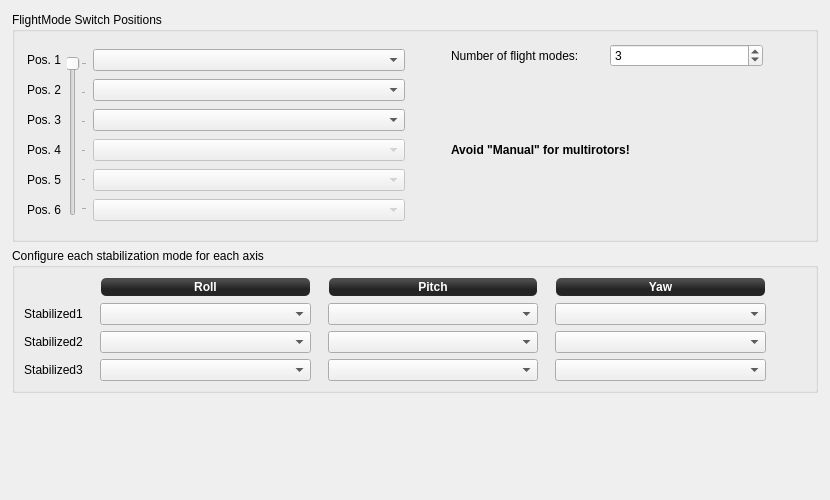
         <widget class="QWidget" name="scrollAreaWidgetContents_3">
          <property name="geometry">
           <rect>
            <x>0</x>
            <y>0</y>
            <width>830</width>
            <height>500</height>
           </rect>
          </property>
          <layout class="QGridLayout" name="gridLayout_7" rowstretch="1,0,0">
           <property name="margin">
            <number>12</number>
           </property>
           <item row="1" column="0">
            <widget class="QGroupBox" name="groupBox">
             <property name="styleSheet">
              <string notr="true"/>
             </property>
             <property name="title">
              <string>Configure each stabilization mode for each axis</string>
             </property>
             <layout class="QGridLayout" name="gridLayout_2" columnstretch="0,0,1,0,1,0,1,0">
              <property name="leftMargin">
               <number>9</number>
              </property>
              <property name="horizontalSpacing">
               <number>12</number>
              </property>
              <item row="2" column="1">
               <spacer name="horizontalSpacer_11">
                <property name="orientation">
                 <enum>Qt::Horizontal</enum>
                </property>
                <property name="sizeType">
                 <enum>QSizePolicy::Minimum</enum>
                </property>
                <property name="sizeHint" stdset="0">
                 <size>
                  <width>5</width>
                  <height>20</height>
                 </size>
                </property>
               </spacer>
              </item>
              <item row="3" column="2">
               <widget class="QComboBox" name="fmsSsPos3Roll">
                <property name="focusPolicy">
                 <enum>Qt::StrongFocus</enum>
                </property>
               </widget>
              </item>
              <item row="0" column="6">
               <widget class="QLabel" name="label_10">
                <property name="minimumSize">
                 <size>
                  <width>0</width>
                  <height>20</height>
                 </size>
                </property>
                <property name="maximumSize">
                 <size>
                  <width>16777215</width>
                  <height>20</height>
                 </size>
                </property>
                <property name="styleSheet">
                 <string notr="true">background-color: qlineargradient(spread:reflect, x1:0.507, y1:0, x2:0.507, y2:0.772, stop:0.208955 rgba(74, 74, 74, 255), stop:0.78607 rgba(36, 36, 36, 255));
color: rgb(255, 255, 255);
border-radius: 5;
font: bold 12px;
margin:1px;</string>
                </property>
                <property name="text">
                 <string>Yaw</string>
                </property>
                <property name="alignment">
                 <set>Qt::AlignCenter</set>
                </property>
               </widget>
              </item>
              <item row="2" column="3">
               <spacer name="horizontalSpacer_12">
                <property name="orientation">
                 <enum>Qt::Horizontal</enum>
                </property>
                <property name="sizeHint" stdset="0">
                 <size>
                  <width>5</width>
                  <height>20</height>
                 </size>
                </property>
               </spacer>
              </item>
              <item row="1" column="0">
               <widget class="QLabel" name="label_14">
                <property name="text">
                 <string>Stabilized1</string>
                </property>
                <property name="alignment">
                 <set>Qt::AlignCenter</set>
                </property>
               </widget>
              </item>
              <item row="2" column="5">
               <spacer name="horizontalSpacer_13">
                <property name="orientation">
                 <enum>Qt::Horizontal</enum>
                </property>
                <property name="sizeHint" stdset="0">
                 <size>
                  <width>5</width>
                  <height>20</height>
                 </size>
                </property>
               </spacer>
              </item>
              <item row="3" column="6">
               <widget class="QComboBox" name="fmsSsPos3Yaw">
                <property name="focusPolicy">
                 <enum>Qt::StrongFocus</enum>
                </property>
               </widget>
              </item>
              <item row="2" column="0">
               <widget class="QLabel" name="label_21">
                <property name="text">
                 <string>Stabilized2</string>
                </property>
                <property name="alignment">
                 <set>Qt::AlignCenter</set>
                </property>
               </widget>
              </item>
              <item row="3" column="4">
               <widget class="QComboBox" name="fmsSsPos3Pitch">
                <property name="focusPolicy">
                 <enum>Qt::StrongFocus</enum>
                </property>
               </widget>
              </item>
              <item row="2" column="6">
               <widget class="QComboBox" name="fmsSsPos2Yaw">
                <property name="focusPolicy">
                 <enum>Qt::StrongFocus</enum>
                </property>
               </widget>
              </item>
              <item row="0" column="4">
               <widget class="QLabel" name="label_9">
                <property name="minimumSize">
                 <size>
                  <width>0</width>
                  <height>20</height>
                 </size>
                </property>
                <property name="maximumSize">
                 <size>
                  <width>16777215</width>
                  <height>20</height>
                 </size>
                </property>
                <property name="styleSheet">
                 <string notr="true">background-color: qlineargradient(spread:reflect, x1:0.507, y1:0, x2:0.507, y2:0.772, stop:0.208955 rgba(74, 74, 74, 255), stop:0.78607 rgba(36, 36, 36, 255));
color: rgb(255, 255, 255);
border-radius: 5;
font: bold 12px;
margin:1px;</string>
                </property>
                <property name="text">
                 <string>Pitch</string>
                </property>
                <property name="alignment">
                 <set>Qt::AlignCenter</set>
                </property>
               </widget>
              </item>
              <item row="0" column="2">
               <widget class="QLabel" name="label_8">
                <property name="minimumSize">
                 <size>
                  <width>0</width>
                  <height>20</height>
                 </size>
                </property>
                <property name="maximumSize">
                 <size>
                  <width>16777215</width>
                  <height>20</height>
                 </size>
                </property>
                <property name="styleSheet">
                 <string notr="true">background-color: qlineargradient(spread:reflect, x1:0.507, y1:0, x2:0.507, y2:0.772, stop:0.208955 rgba(74, 74, 74, 255), stop:0.78607 rgba(36, 36, 36, 255));
color: rgb(255, 255, 255);
border-radius: 5;
font: bold 12px;
margin:1px;</string>
                </property>
                <property name="text">
                 <string>Roll</string>
                </property>
                <property name="alignment">
                 <set>Qt::AlignCenter</set>
                </property>
               </widget>
              </item>
              <item row="2" column="4">
               <widget class="QComboBox" name="fmsSsPos2Pitch">
                <property name="focusPolicy">
                 <enum>Qt::StrongFocus</enum>
                </property>
               </widget>
              </item>
              <item row="1" column="6">
               <widget class="QComboBox" name="fmsSsPos1Yaw">
                <property name="minimumSize">
                 <size>
                  <width>102</width>
                  <height>0</height>
                 </size>
                </property>
                <property name="focusPolicy">
                 <enum>Qt::StrongFocus</enum>
                </property>
               </widget>
              </item>
              <item row="2" column="2">
               <widget class="QComboBox" name="fmsSsPos2Roll">
                <property name="focusPolicy">
                 <enum>Qt::StrongFocus</enum>
                </property>
               </widget>
              </item>
              <item row="1" column="2">
               <widget class="QComboBox" name="fmsSsPos1Roll">
                <property name="minimumSize">
                 <size>
                  <width>102</width>
                  <height>0</height>
                 </size>
                </property>
                <property name="focusPolicy">
                 <enum>Qt::StrongFocus</enum>
                </property>
               </widget>
              </item>
              <item row="1" column="4">
               <widget class="QComboBox" name="fmsSsPos1Pitch">
                <property name="minimumSize">
                 <size>
                  <width>102</width>
                  <height>0</height>
                 </size>
                </property>
                <property name="focusPolicy">
                 <enum>Qt::StrongFocus</enum>
                </property>
               </widget>
              </item>
              <item row="3" column="0">
               <widget class="QLabel" name="label_22">
                <property name="text">
                 <string>Stabilized3</string>
                </property>
                <property name="alignment">
                 <set>Qt::AlignCenter</set>
                </property>
               </widget>
              </item>
              <item row="2" column="7">
               <spacer name="horizontalSpacer_14">
                <property name="orientation">
                 <enum>Qt::Horizontal</enum>
                </property>
                <property name="sizeHint" stdset="0">
                 <size>
                  <width>40</width>
                  <height>20</height>
                 </size>
                </property>
               </spacer>
              </item>
             </layout>
            </widget>
           </item>
           <item row="0" column="0">
            <widget class="QGroupBox" name="groupBox_2">
             <property name="minimumSize">
              <size>
               <width>0</width>
               <height>230</height>
              </size>
             </property>
             <property name="maximumSize">
              <size>
               <width>16777215</width>
               <height>230</height>
              </size>
             </property>
             <property name="title">
              <string>FlightMode Switch Positions</string>
             </property>
             <layout class="QGridLayout" name="gridLayout_4" rowstretch="0,0,0" columnstretch="0,0,1,0,1,0">
              <property name="margin">
               <number>12</number>
              </property>
              <item row="0" column="0" rowspan="3">
               <layout class="QVBoxLayout" name="verticalLayout_9" stretch="0,0,0,0,0,0">
                <item>
                 <widget class="QLabel" name="label_pos1">
                  <property name="sizePolicy">
                   <sizepolicy hsizetype="Preferred" vsizetype="Maximum">
                    <horstretch>0</horstretch>
                    <verstretch>0</verstretch>
                   </sizepolicy>
                  </property>
                  <property name="minimumSize">
                   <size>
                    <width>0</width>
                    <height>16</height>
                   </size>
                  </property>
                  <property name="maximumSize">
                   <size>
                    <width>16777215</width>
                    <height>16</height>
                   </size>
                  </property>
                  <property name="text">
                   <string>Pos. 1</string>
                  </property>
                 </widget>
                </item>
                <item>
                 <widget class="QLabel" name="label_pos2">
                  <property name="sizePolicy">
                   <sizepolicy hsizetype="Preferred" vsizetype="Maximum">
                    <horstretch>0</horstretch>
                    <verstretch>0</verstretch>
                   </sizepolicy>
                  </property>
                  <property name="minimumSize">
                   <size>
                    <width>16</width>
                    <height>16</height>
                   </size>
                  </property>
                  <property name="maximumSize">
                   <size>
                    <width>16777215</width>
                    <height>16</height>
                   </size>
                  </property>
                  <property name="text">
                   <string>Pos. 2</string>
                  </property>
                 </widget>
                </item>
                <item>
                 <widget class="QLabel" name="label_pos3">
                  <property name="sizePolicy">
                   <sizepolicy hsizetype="Preferred" vsizetype="Maximum">
                    <horstretch>0</horstretch>
                    <verstretch>0</verstretch>
                   </sizepolicy>
                  </property>
                  <property name="minimumSize">
                   <size>
                    <width>0</width>
                    <height>16</height>
                   </size>
                  </property>
                  <property name="maximumSize">
                   <size>
                    <width>16777215</width>
                    <height>16</height>
                   </size>
                  </property>
                  <property name="text">
                   <string>Pos. 3</string>
                  </property>
                 </widget>
                </item>
                <item>
                 <widget class="QLabel" name="label_pos4">
                  <property name="sizePolicy">
                   <sizepolicy hsizetype="Preferred" vsizetype="Maximum">
                    <horstretch>0</horstretch>
                    <verstretch>0</verstretch>
                   </sizepolicy>
                  </property>
                  <property name="minimumSize">
                   <size>
                    <width>0</width>
                    <height>16</height>
                   </size>
                  </property>
                  <property name="maximumSize">
                   <size>
                    <width>16777215</width>
                    <height>16</height>
                   </size>
                  </property>
                  <property name="text">
                   <string>Pos. 4</string>
                  </property>
                 </widget>
                </item>
                <item>
                 <widget class="QLabel" name="label_pos5">
                  <property name="sizePolicy">
                   <sizepolicy hsizetype="Preferred" vsizetype="Maximum">
                    <horstretch>0</horstretch>
                    <verstretch>0</verstretch>
                   </sizepolicy>
                  </property>
                  <property name="minimumSize">
                   <size>
                    <width>0</width>
                    <height>16</height>
                   </size>
                  </property>
                  <property name="maximumSize">
                   <size>
                    <width>16777215</width>
                    <height>16</height>
                   </size>
                  </property>
                  <property name="text">
                   <string>Pos. 5</string>
                  </property>
                 </widget>
                </item>
                <item>
                 <widget class="QLabel" name="label_pos6">
                  <property name="sizePolicy">
                   <sizepolicy hsizetype="Preferred" vsizetype="Maximum">
                    <horstretch>0</horstretch>
                    <verstretch>0</verstretch>
                   </sizepolicy>
                  </property>
                  <property name="minimumSize">
                   <size>
                    <width>0</width>
                    <height>16</height>
                   </size>
                  </property>
                  <property name="maximumSize">
                   <size>
                    <width>16777215</width>
                    <height>16</height>
                   </size>
                  </property>
                  <property name="text">
                   <string>Pos. 6</string>
                  </property>
                 </widget>
                </item>
               </layout>
              </item>
              <item row="1" column="1">
               <widget class="QSlider" name="fmsSlider">
                <property name="enabled">
                 <bool>false</bool>
                </property>
                <property name="maximumSize">
                 <size>
                  <width>16777215</width>
                  <height>160</height>
                 </size>
                </property>
                <property name="focusPolicy">
                 <enum>Qt::StrongFocus</enum>
                </property>
                <property name="toolTip">
                 <string>This slider moves when you move the flight mode switch
on your remote. It shows currently active flight mode.

Setup the flight mode channel on the RC Input tab if you have not done so already.</string>
                </property>
                <property name="minimum">
                 <number>0</number>
                </property>
                <property name="maximum">
                 <number>5</number>
                </property>
                <property name="pageStep">
                 <number>10</number>
                </property>
                <property name="value">
                 <number>0</number>
                </property>
                <property name="sliderPosition">
                 <number>0</number>
                </property>
                <property name="orientation">
                 <enum>Qt::Vertical</enum>
                </property>
                <property name="invertedAppearance">
                 <bool>true</bool>
                </property>
                <property name="tickPosition">
                 <enum>QSlider::TicksBelow</enum>
                </property>
                <property name="tickInterval">
                 <number>1</number>
                </property>
               </widget>
              </item>
              <item row="0" column="2" rowspan="3">
               <layout class="QVBoxLayout" name="verticalLayout_10">
                <property name="spacing">
                 <number>3</number>
                </property>
                <item>
                 <widget class="QComboBox" name="fmsModePos1">
                  <property name="focusPolicy">
                   <enum>Qt::StrongFocus</enum>
                  </property>
                  <property name="toolTip">
                   <string>Select the stabilization mode on this position (manual/stabilized/auto)</string>
                  </property>
                 </widget>
                </item>
                <item>
                 <widget class="QComboBox" name="fmsModePos2">
                  <property name="focusPolicy">
                   <enum>Qt::StrongFocus</enum>
                  </property>
                 </widget>
                </item>
                <item>
                 <widget class="QComboBox" name="fmsModePos3">
                  <property name="focusPolicy">
                   <enum>Qt::StrongFocus</enum>
                  </property>
                 </widget>
                </item>
                <item>
                 <widget class="QComboBox" name="fmsModePos4">
                  <property name="enabled">
                   <bool>false</bool>
                  </property>
                  <property name="focusPolicy">
                   <enum>Qt::StrongFocus</enum>
                  </property>
                  <property name="toolTip">
                   <string>Select the stabilization mode on this position (manual/stabilized/auto)</string>
                  </property>
                 </widget>
                </item>
                <item>
                 <widget class="QComboBox" name="fmsModePos5">
                  <property name="enabled">
                   <bool>false</bool>
                  </property>
                  <property name="focusPolicy">
                   <enum>Qt::StrongFocus</enum>
                  </property>
                 </widget>
                </item>
                <item>
                 <widget class="QComboBox" name="fmsModePos6">
                  <property name="enabled">
                   <bool>false</bool>
                  </property>
                  <property name="focusPolicy">
                   <enum>Qt::StrongFocus</enum>
                  </property>
                 </widget>
                </item>
               </layout>
              </item>
              <item row="1" column="3">
               <spacer name="horizontalSpacer_4">
                <property name="orientation">
                 <enum>Qt::Horizontal</enum>
                </property>
                <property name="sizeHint" stdset="0">
                 <size>
                  <width>40</width>
                  <height>20</height>
                 </size>
                </property>
               </spacer>
              </item>
              <item row="0" column="4" rowspan="3">
               <layout class="QGridLayout" name="gridLayout_5">
                <item row="0" column="0">
                 <layout class="QHBoxLayout" name="horizontalLayout_6">
                  <item>
                   <widget class="QLabel" name="label">
                    <property name="text">
                     <string>Number of flight modes:</string>
                    </property>
                   </widget>
                  </item>
                  <item>
                   <widget class="QSpinBox" name="fmsPosNum">
                    <property name="toolTip">
                     <string>Number of positions your FlightMode switch has.

Default is 3.

It will be 2 or 3 for most of setups, but it also can be up to 6.
In that case you have to configure your radio mixers so the whole range
from min to max is split into N equal intervals, and you may set arbitrary
channel value for each flight mode.</string>
                    </property>
                    <property name="minimum">
                     <number>1</number>
                    </property>
                    <property name="maximum">
                     <number>6</number>
                    </property>
                    <property name="value">
                     <number>3</number>
                    </property>
                   </widget>
                  </item>
                 </layout>
                </item>
                <item row="1" column="0">
                 <widget class="QLabel" name="label_15">
                  <property name="font">
                   <font>
                    <weight>75</weight>
                    <bold>true</bold>
                   </font>
                  </property>
                  <property name="text">
                   <string>Avoid &quot;Manual&quot; for multirotors!</string>
                  </property>
                  <property name="wordWrap">
                   <bool>true</bool>
                  </property>
                 </widget>
                </item>
               </layout>
              </item>
              <item row="2" column="1">
               <spacer name="verticalSpacer_4">
                <property name="orientation">
                 <enum>Qt::Vertical</enum>
                </property>
                <property name="sizeType">
                 <enum>QSizePolicy::Fixed</enum>
                </property>
                <property name="sizeHint" stdset="0">
                 <size>
                  <width>20</width>
                  <height>0</height>
                 </size>
                </property>
               </spacer>
              </item>
              <item row="0" column="1">
               <spacer name="verticalSpacer_6">
                <property name="orientation">
                 <enum>Qt::Vertical</enum>
                </property>
                <property name="sizeType">
                 <enum>QSizePolicy::Fixed</enum>
                </property>
                <property name="sizeHint" stdset="0">
                 <size>
                  <width>20</width>
                  <height>0</height>
                 </size>
                </property>
               </spacer>
              </item>
              <item row="1" column="5">
               <spacer name="horizontalSpacer_6">
                <property name="orientation">
                 <enum>Qt::Horizontal</enum>
                </property>
                <property name="sizeHint" stdset="0">
                 <size>
                  <width>40</width>
                  <height>20</height>
                 </size>
                </property>
               </spacer>
              </item>
             </layout>
            </widget>
           </item>
           <item row="2" column="0">
            <spacer name="verticalSpacer_5">
             <property name="orientation">
              <enum>Qt::Vertical</enum>
             </property>
             <property name="sizeType">
              <enum>QSizePolicy::Expanding</enum>
             </property>
             <property name="sizeHint" stdset="0">
              <size>
               <width>20</width>
               <height>20</height>
              </size>
             </property>
            </spacer>
           </item>
          </layout>
         </widget>
